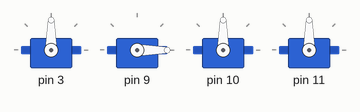
The sketch below on a simulated Arduino Uno, built with avr-gcc and run on an emulated ATmega328P. Shown: 4 × servo.

Above: at 0.05 s.
At 0.25 s:
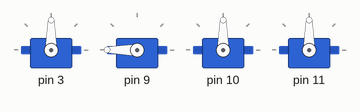
At 0.35 s:
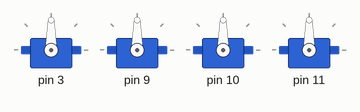
At 0.7 s:
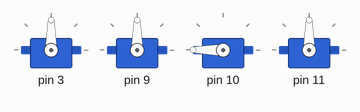
At 1.05 s:
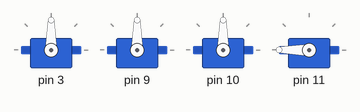
At 1.4 s:
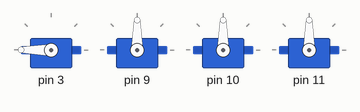
Timing chart, 0 to 3.2 s (numbered marks = the images above):
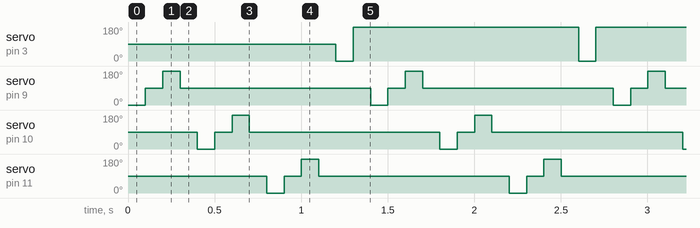

The sketch:

HandTest.ino
```cpp
// (licence header left out)
#include <Servo.h>
#include "Hand.h"

const int gripper = 3;
const int wrist = 9;
const int pan = 10;
const int tilt = 11;

Hand hand;

static const char rcsid[] = "@(#) : $Id$";

void setup() {
    // put your setup code here, to run once:
    hand.Begin(gripper,wrist,pan,tilt);
}

void loop() {
    // put your main code here, to run repeatedly:
    hand.Rotate(-90);
    delay(100);
    hand.Rotate(0);
    delay(100);
    hand.Rotate(90);
    delay(100);
    hand.Rotate(0);
    delay(100);
    hand.Pan(-90);
    delay(100);
    hand.Pan(0);
    delay(100);
    hand.Pan(90);
    delay(100);
    hand.Pan(0);
    delay(100);
    hand.Lift(-90);
    delay(100);
    hand.Lift(0);
    delay(100);
    hand.Lift(90);
    delay(100);
    hand.Lift(0);
    delay(100);
    hand.Grip();
    delay(100);
    hand.Release();
    delay(100);
}
```

Hand.cpp
```cpp
// (licence header left out)
static const char rcsid[] = "@(#) : $Id$";


#include <Servo.h>
#include "Hand.h"


Hand::Hand()
{
}

void Hand::Begin(int gripServo, int wristServo, int panServo, int tiltServo)
{
    _gripper.attach(gripServo);
    _wrist.attach(wristServo);
    _pan.attach(panServo);
    _tilt.attach(tiltServo);
}

void Hand::Grip()
{
    _gripper.write(GRIP);
}

void Hand::Release()
{
    _gripper.write(RELEASE);
}

void Hand::Rotate(int degrees)
{
    _wrist.write(degrees+90);
}

void Hand::Lift(int degrees)
{
    _tilt.write(degrees+90);
}

void Hand::Pan(int degrees)
{
    _pan.write(degrees+90);
}
```

Hand.h
```cpp
// (licence header left out)
#ifndef __HAND_H
#define __HAND_H

#include <Servo.h>

class Hand
{
public:
    Hand();
    void Grip();
    void Release();
    void Rotate(int degrees);
    void Lift(int degrees);
    void Pan(int degrees);
    void Begin(int gripServo, int wristServo, int panServo, int tiltServo);
private:
    enum {
        GRIP = 0,
        RELEASE = 180
    };
    Servo _gripper;
    Servo _wrist;
    Servo _pan;
    Servo _tilt;
};

#endif // __HAND_H
```

Measured:
- by itself, servo on pin 3: alternates 180° for 1.3 s and 0° for 0.10 s
- by itself, servo on pin 9: repeats every 1.4 s: 180° 0.10 s, 90° 1.1 s, 0° 0.10 s, 90° 0.10 s
- by itself, servo on pin 10, servo on pin 11: repeats every 1.4 s: 90° 0.10 s, 180° 0.10 s, 90° 1.1 s, 0° 0.10 s
